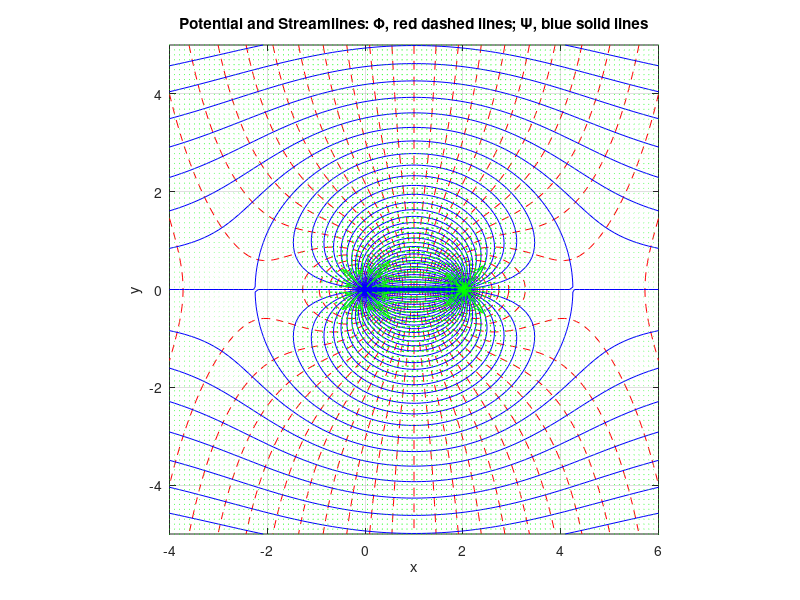

Reproduce this figure in MATLAB.
%  by Prof. Dr. E. V. Volpe, Matheus Oliveira version
clc
clear all
close all

N     = 100;
% Z in polar coordinates,
% which is not been used here
% but it serves as an example
% r     = linspace(0,2,N);
% theta = linspace(-pi,pi,N);
% [R,T] = meshgrid(r,theta);
% Zp    =  R.*exp(1i*T);
% Z in Cartesian coordinates
x     = linspace(-4,6,N);
y     = linspace(-5,5,N);
[X,Y] = meshgrid(x,y);
Zc    = X + 1i*Y;
% Far-Field velocity parallel to the x axis
Uoo   = 1.0;
sig   = 30.0;

% Uniform flow in the positive x direction
F1     = Uoo*Zc;
% Source at the origin 
F2     = (sig/(2*pi))*log(Zc);
% Sink at Z = 1 + i*0
F3     = -(sig/(2*pi))*log(Zc-2); 

% Complex Potential 
Ft     = F1 + F2 + F3;
Phi    = real(Ft);
Psi    = imag(Ft);
% Complex Velocity W = dF/dZ
W      = Uoo + (sig/(2*pi))./Zc -(sig/(2*pi))./(Zc-2);
% Physical Velocity U = Conj(W)
U       = conj(W);
Up      = real(U);
Vp      = imag(U);
%[Up,Vp] = meshgrid(up,vp);
%%%%%%%%%%%% COMPUTING C_p %%%%%%%%%%%%%%%
Cp    = 1 - (Up.^2 + Vp.^2)/(Uoo^2);
%%%%%%%%%%%% Prandtl-Glauert Correction


% figures
figure(1),
contour(X,Y,Phi,55,'r--');
hold on
contour(X,Y,Psi,55,'b-');
quiver(X,Y,Up,Vp,5,'g');
grid on
axis('square');
xlabel('x');
ylabel('y');
title('Potential and Streamlines: \Phi, red dashed lines; \Psi, blue solid lines');

%for k=1:N
%    for s=1:N
%        if (abs(Cp(k,s))>=1e1)
%            Cp(k,s) = NaN;
%        end;
%    end
%end

  
% %error('test');
% figure(2),
% %contour(X,Y,Cp,55);
% meshc(X,Y,Cp);
% hold on
% grid on;
% axis('normal');
% xlabel('x');
% ylabel('y');
% zlabel('C_p');
% title('Pressure Coefficient');
% 
% % this figure shows 3-D plottings of Phi and Psi
% figure(3),
% meshc(X,Y,Phi);
% hold on
% grid on;
% axis('normal');
% xlabel('x');
% ylabel('y');
% zlabel('\Phi');
% title('Potential Function');
% 
% 
% figure(4),
% meshc(X,Y,Psi);
% hold on
% grid on;
% axis('normal');
% xlabel('x');
% ylabel('y');
% zlabel('\Psi');
% title('Stream Function');